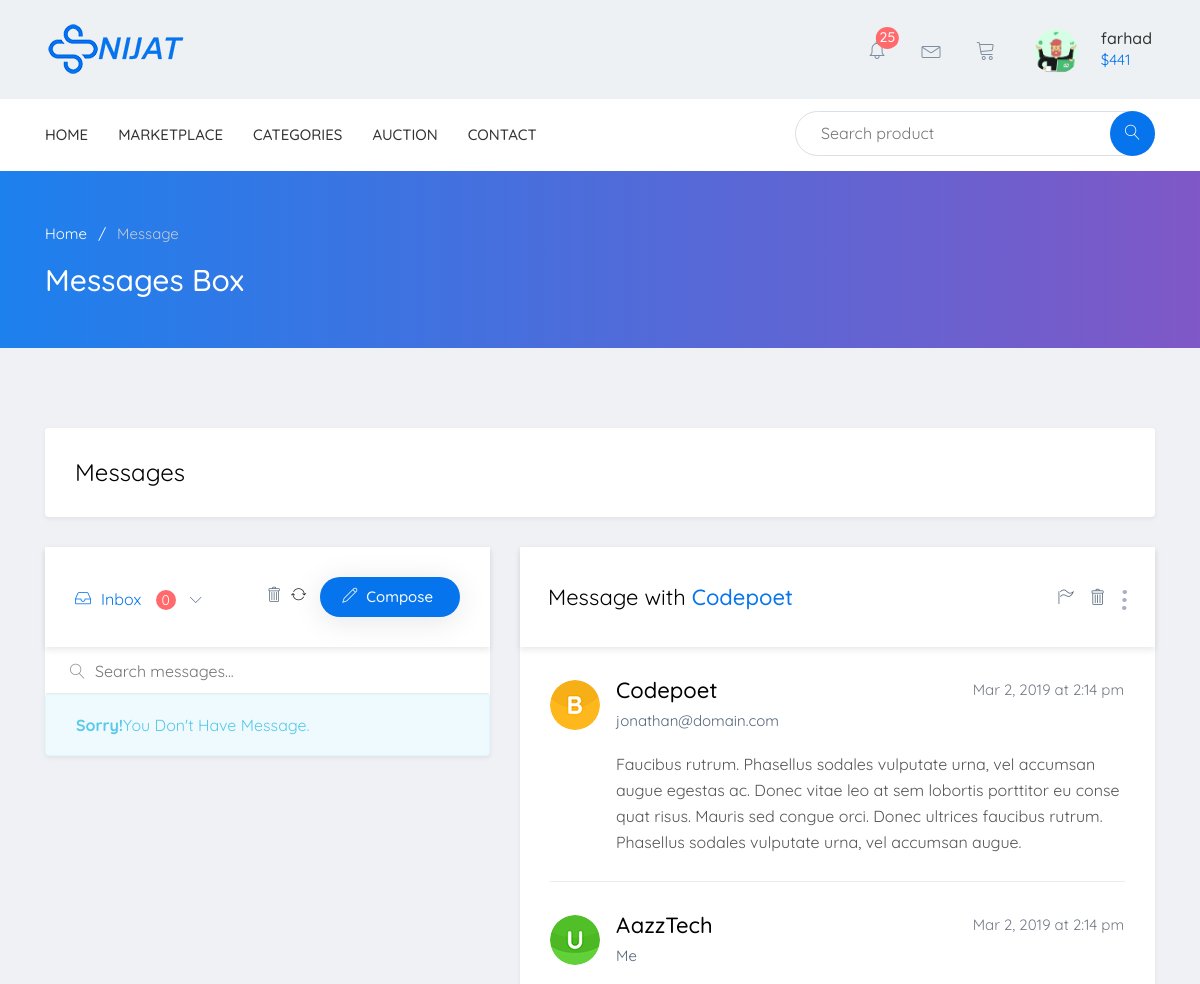
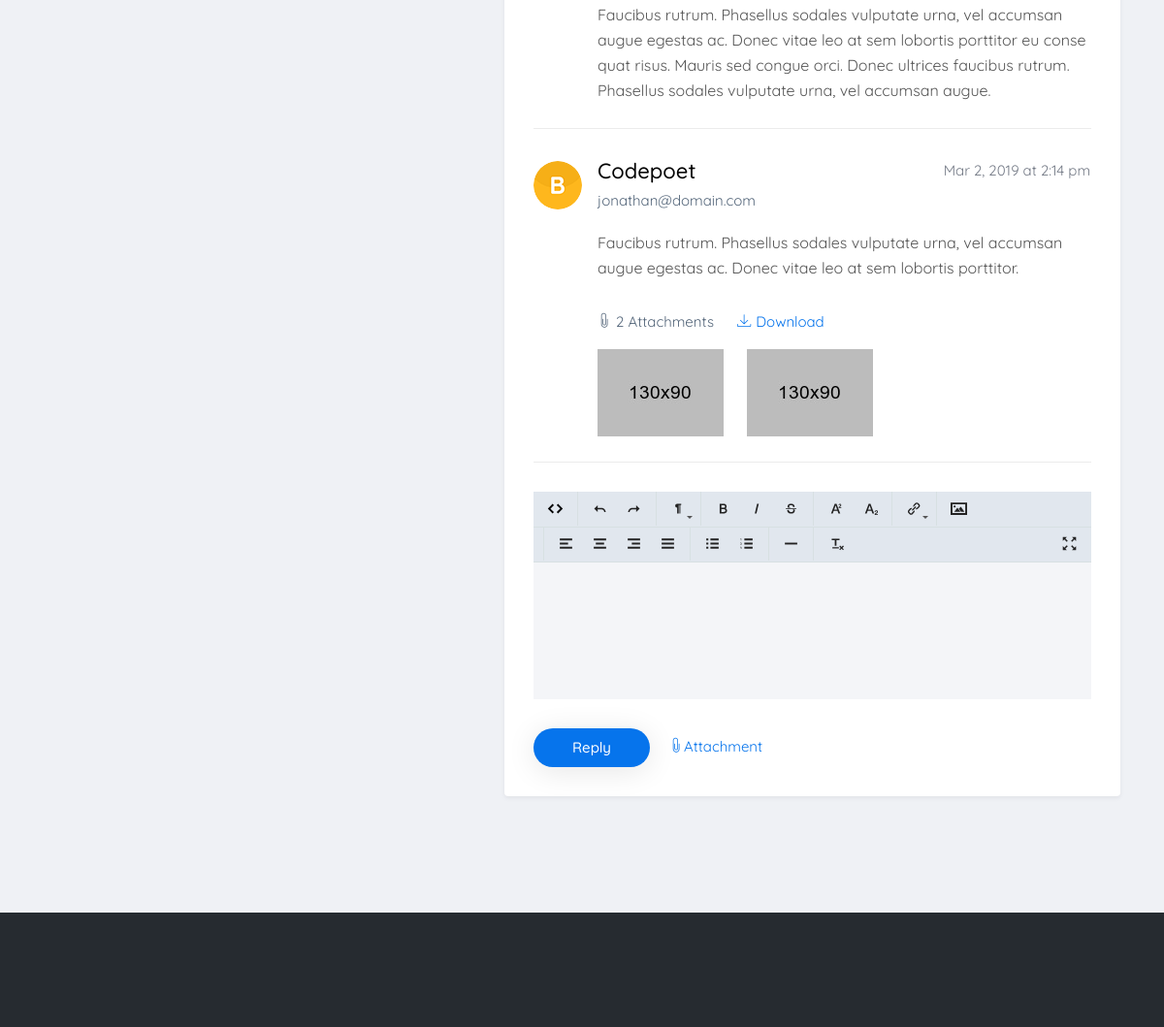
The app's page /message.php (signed in, upper part), older data (2 pictures, top to bottom).
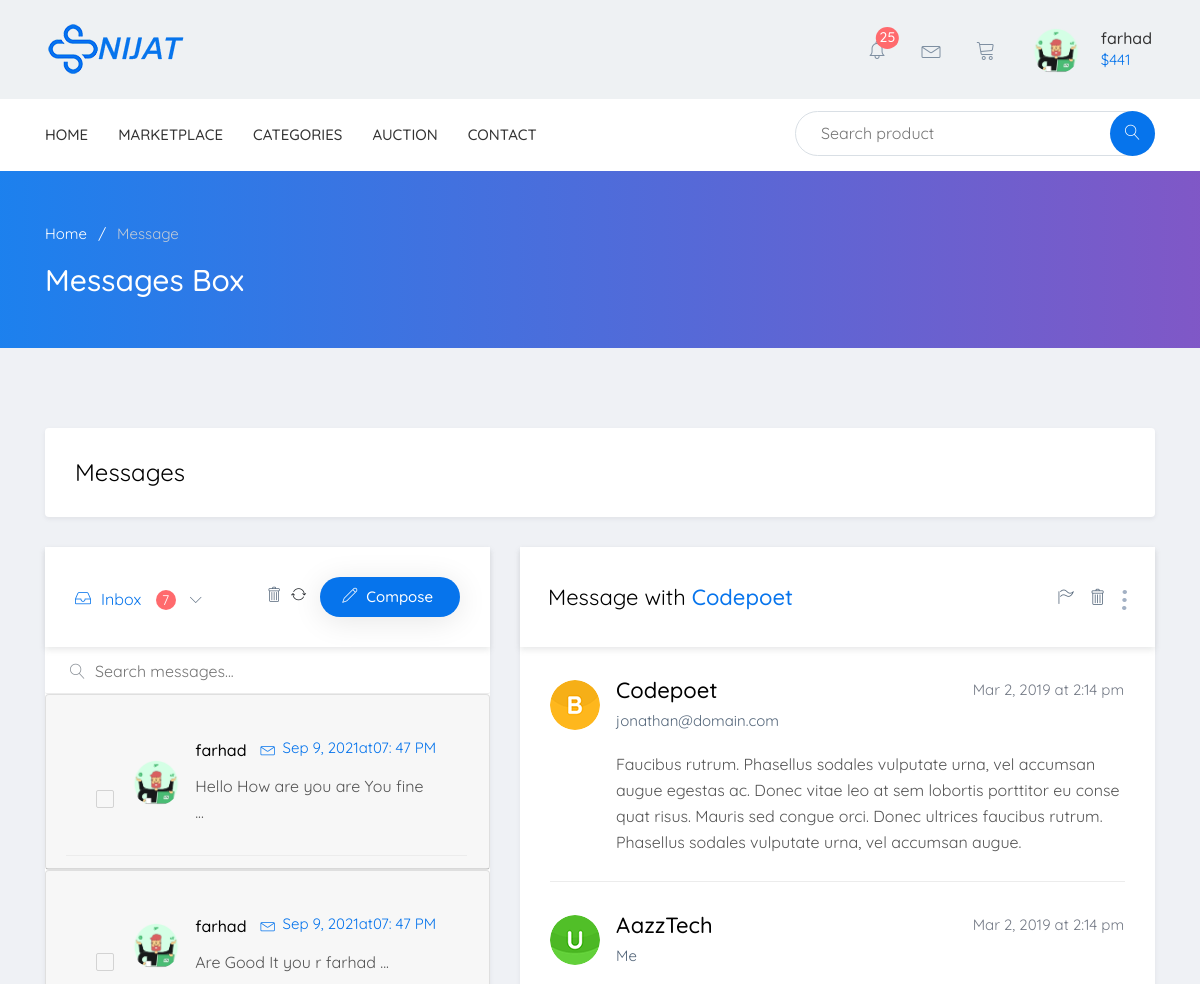
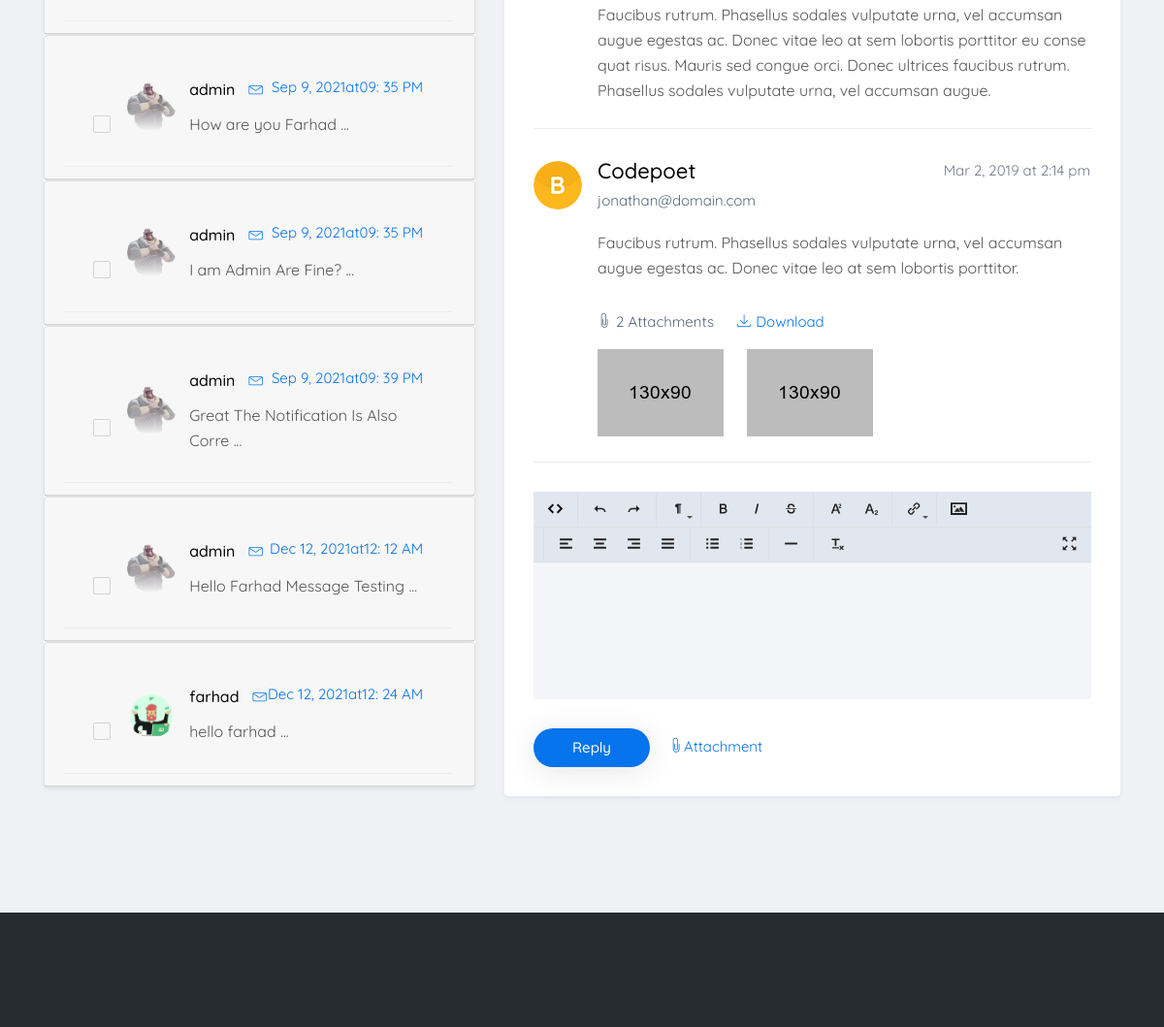
The same page, newer data (2 pictures, top to bottom).
### tables this page shows
CREATE TABLE IF NOT EXISTS `members` (
  `mem_id` int(11) NOT NULL AUTO_INCREMENT,
  `mem_name` varchar(255) NOT NULL,
  `mem_user_name` varchar(255) NOT NULL,
  `mem_image` varchar(255) NOT NULL,
  `mem_email` varchar(255) NOT NULL,
  `mem_pass` varchar(255) NOT NULL,
  `created_at` varchar(255) NOT NULL,
  PRIMARY KEY (`mem_id`)
);

CREATE TABLE IF NOT EXISTS `messages` (
  `msg_id` int(11) NOT NULL AUTO_INCREMENT,
  `msg_user_name` varchar(255) NOT NULL,
  `msg_user_email` varchar(255) NOT NULL,
  `msg_detail` varchar(1000) NOT NULL,
  `msg_date` varchar(255) NOT NULL,
  `msg_status` varchar(255) NOT NULL DEFAULT 'pendding',
  `msg_state` int(11) NOT NULL DEFAULT '0',
  `reciever` int(11) NOT NULL,
  PRIMARY KEY (`msg_id`)
);

### message.php (the view, shortened to what the rows shown need)
<?php require_once "header.php"; ?>
<?php
$conn = config();
?>
<section class="breadcrumb-area">
    <div class="container">
        <div class="row">
            <div class="col-md-12">
                <h1 class="page-title">Messages Box</h1>
            </div>
        </div>
    </div>
</section>
<section class="message_area">
    <div class="container">
        <div class="row">
            <div class="col-lg-5">
                <?php
                if (isset($_SESSION['member_id']) || isset($_SESSION['member_user'])) {
                    $user_id = $_SESSION['member_id'];
                } elseif (isset($_COOKIE['mem_user_id']) || isset($_COOKIE['mem_user_name'])) {
                    $user_id = $_COOKIE['mem_user_id'];
                    $user_name = $_COOKIE['mem_user_user'];
                } else {
                    $user_id = -1;
                    $user_name = -1;
                }
                $msg_sql = "SELECT * FROM messages WHERE reciever=:reciever";
                $stmt_msg = $conn->prepare($msg_sql);
                $stmt_msg->execute([
                    ':reciever' => $user_id
                ]);
                ?>
                <div class="cardify messaging_sidebar">
                    <div class="messaging__contents">
                        <?php
                        while ($rows_msg = $stmt_msg->fetch(PDO::FETCH_ASSOC)) {
                            $msg_id = $rows_msg['msg_id'];
                            $user = $rows_msg['msg_user_name'];
                            $detail = $rows_msg['msg_detail'];
                            $date = $rows_msg['msg_date'];
                            $state = $rows_msg['msg_state'];
                        ?>
                        <?php
                            $sql_send = "SELECT * FROM members WHERE mem_user_name = :sender_mem_user";
                            $stmt_sender = $conn->prepare($sql_send);
                            $stmt_sender->execute([
                                ':sender_mem_user' => $user
                            ]);
                            $sender_rows = $stmt_sender->fetch(PDO::FETCH_ASSOC);
                            $send_image = $sender_rows['mem_image'];
                            ?>
                        <div id="accordion">
                            <div class="card">
                                <div class="card-header">
                                    <a class="card-link " data-toggle="collapse" id="btn_viewed"
                                        href="#collapse<?php echo $msg_id; ?>">
                                        <div class="messages">
                                            <div class="message <?php echo $state == '0' ? 'active' : ''; ?>">
                                                <div class="message__actions_avatar">
                                                    <div class="actions">
                                                        <span class="fa fa-star-o"></span>
                                                        <div class="custom_checkbox">
                                                            <label for="ch2">
                                                                <span class="shadow_checkbox"></span>
                                                            </label>
                                                        </div>
                                                    </div>
                                                    <div class="avatar">
                                                        <img src="admin/img/member_avatars/<?php echo $user; ?>/<?php echo $send_image;  ?>"
                                                            alt="<?php echo $user; ?>">
                                                    </div>
                                                </div>
                                                <div class="message_data">
                                                    <div class="name_time">
                                                        <div class="name">
                                                            <p><?php echo $user; ?></p>
                                                            <span class="lnr lnr-envelope"></span>
                                                        </div>
                                                        <span class="time"><?php echo $date; ?></span>
                                                        <p><?php echo substr($detail, 0, 36);  ?> ...</p>
                                                    </div>
                                                </div>
                                            </div>
                                        </div>
                                    </a>
                                </div>
                            </div>
                        </div>
                        <?php } ?>
                    </div>
                </div>
            </div>
        </div>
    </div>
</section>
<?php require_once "footer.php"; ?>

### module/member_auth.php (shortened to what the rows shown need)
<head>
    <link href="https://cdnjs.cloudflare.com/ajax/libs/font-awesome/5.13.0/css/all.min.css" rel="stylesheet">
</head>
<?php
if (isset($_SESSION['member_user']) || isset($_COOKIE['mem_user_id']) || isset($_COOKIE['mem_user_name'])) { ?>
    <div class="author-area">
        <div class="author__notification_area">
            <ul>
                <li class="has_dropdown">
                    <div class="icon_wrap">
                        <span class="lnr lnr-alarm"></span>
                        <span class="notification_count noti">25</span>
                    </div>
                </li>
                <li class="has_dropdown">
                    <?php
                    if (isset($_SESSION['member_id']) || isset($_SESSION['member_user'])) {
                        $mem_id = $_SESSION['member_id'];
                    } elseif (isset($_COOKIE['mem_user_id']) || isset($_COOKIE['mem_user_name'])) {
                        $mem_id = base64_decode($_COOKIE['mem_user_id']);
                        $user = base64_decode($_COOKIE['mem_user_name']);
                    } else {
                        $mem_id = -1;
                    }
                    ?>
                    <div class="icon_wrap">
                        <span class="lnr lnr-envelope"></span>
                    </div>
                </li>
                <li class="has_dropdown">
                    <div class="icon_wrap">
                        <a href="cart.php"><span class="lnr lnr-cart"></span></a>
                    </div>
                </li>
            </ul>
        </div>
        <?php
        $conn = config();
        if (isset($_COOKIE['mem_user_id'])) {
            $mem_id = base64_decode($_COOKIE['mem_user_id']);
        } elseif (isset($_SESSION['member_id'])) {
            $mem_id = $_SESSION['member_id'];
        } else {
            $mem_id = -1;
        }
        $data_mem = "SELECT * FROM members WHERE mem_id = :id";
        $stmt_mem = $conn->prepare($data_mem);
        $stmt_mem->execute([
            ':id' => $mem_id
        ]);
        $rows = $stmt_mem->fetch(PDO::FETCH_ASSOC);
        $image = $rows['mem_image'];
        $name = $rows['mem_user_name'];
        ?>
        <div class="author-author__info inline has_dropdown">
            <div class="author__avatar">
                <img class='rounded' width="50px" height="50px" src="admin/img/member_avatars/<?php echo $name ?>/<?php echo $image; ?>" alt="user avatar">
            </div>
            <div class="autor__info">
                <p class="name">
                    <?php if (isset($_SESSION['member_user'])) {
                        echo $_SESSION['member_user'];
                    } elseif (isset($_COOKIE['mem_user_id']) || isset($_COOKIE['mem_user_name'])) {
                        echo $dec_name = base64_decode($_COOKIE['mem_user_name']);
                    } ?>
                </p>
                <p class="ammount">$<?php echo rand(0, 500); ?></p>
            </div>
        </div>
    </div>
<?php } ?>

Row changes from the older to the newer data that the page shows:
added messages: msg_user_name.mem_image (picture), msg_user_name "farhad", msg_date "Sep 9, 2021at07: 47 PM", msg_detail "Hello How are you are You fine"
added messages: msg_user_name.mem_image (picture), msg_user_name "farhad", msg_date "Sep 9, 2021at07: 47 PM", msg_detail "Are Good It you r farhad"
added messages: msg_user_name.mem_image (picture), msg_user_name "admin", msg_date "Sep 9, 2021at09: 35 PM", msg_detail "How are you Farhad"
added messages: msg_user_name.mem_image (picture), msg_user_name "admin", msg_date "Sep 9, 2021at09: 35 PM", msg_detail "I am Admin Are Fine?"
added messages: msg_user_name.mem_image (picture), msg_user_name "admin", msg_date "Sep 9, 2021at09: 39 PM", msg_detail "Great The Notification Is Also Corre"
added messages: msg_user_name.mem_image (picture), msg_user_name "admin", msg_date "Dec 12, 2021at12: 12 AM", msg_detail "Hello Farhad Message Testing"
added messages: msg_user_name.mem_image (picture), msg_user_name "farhad", msg_date "Dec 12, 2021at12: 24 AM", msg_detail "hello farhad"
Text that changed along with them:
$count_msg: "0" → "7"
text no longer shown: "Sorry! You Don't Have Message."
